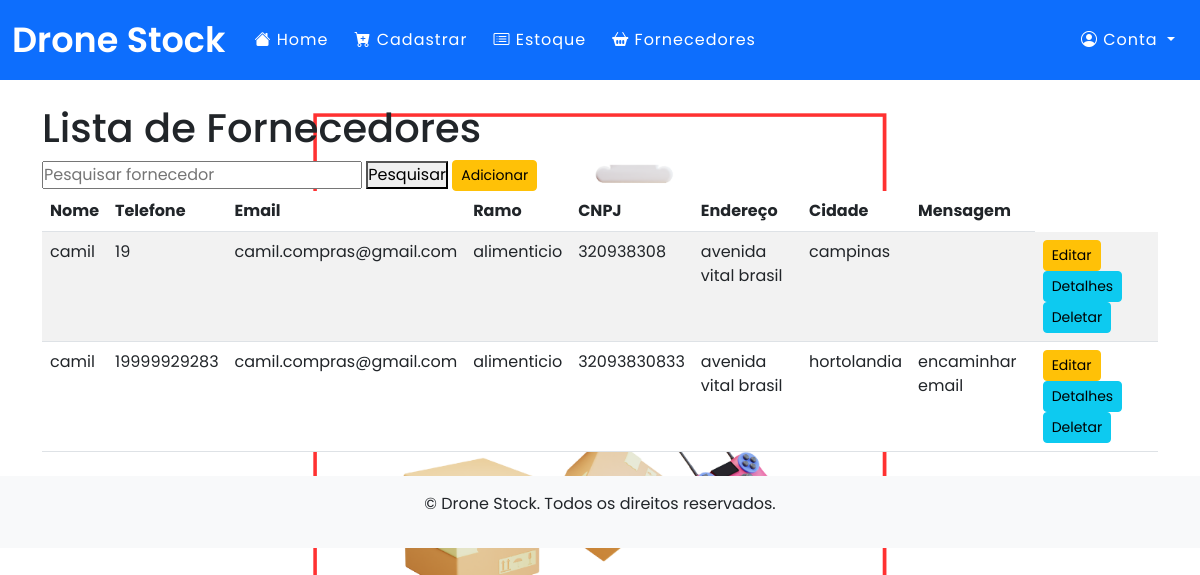
Page /fornecedora/lista/ on the earlier database version.
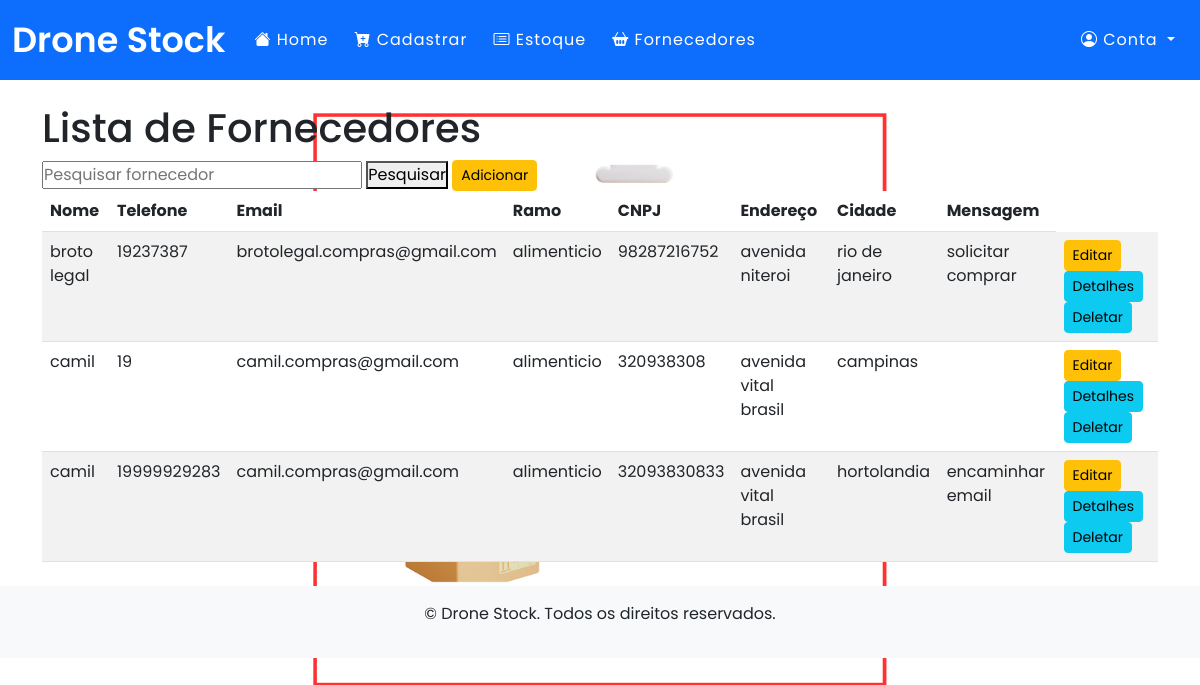
Same page on the later database version.
### app/models.py (models this page shows)
class Fornecedora(db.Model):
    __tablename__ = "fornecedora"
    id = db.Column(db.Integer, primary_key=True, autoincrement=True)
    nome = db.Column(db.String(100), nullable=False)
    telefone = db.Column(db.Integer, nullable=False)
    email = db.Column(db.String(100), nullable=False)
    ramo = db.Column(db.String(100), nullable=True)
    cnpj = db.Column(db.Integer,nullable=False)
    endereco = db.Column(db.String(100), nullable=False)
    cidade = db.Column(db.String(100), nullable=False)
    mensagem = db.Column(db.String(500), nullable=True)

### app/routes.py (the view)
@app.route('/fornecedora/lista/')
def fornecedora_lista():
    pesquisa = request.args.get('pesquisa', '')
    dados = Fornecedora.query.order_by('nome')
    if pesquisa:
        dados = dados.filter_by(nome=pesquisa)
    context = {'dados': dados.all()}
    for linha in dados:
        print(linha.nome)
        print(linha.telefone)
        print(linha. email)
        print(linha.ramo)
        print(linha.cnpj)
        print(linha.endereco)
        print(linha.cidade)
        print(linha.mensagem)
    return render_template('fornecedores.html', pesquisa=pesquisa, fornecedores=dados)

### app/templates/fornecedores.html
{% extends "base.html" %}
{% block content %}
<h1>Lista de Fornecedores</h1>
<form method="GET" action="{{ url_for('fornecedora_lista') }}">
    <input type="text" name="pesquisa" value="{{ pesquisa }}" placeholder="Pesquisar fornecedor">
    <button type="submit">Pesquisar</button>
    <a href="{{ url_for('fornecedora_nova') }}" class="btn btn-warning btn-sm">Adicionar</a>
</form>
<table class="table table-striped">
    <thead>
        <tr>
            <th>Nome</th>
            <th>Telefone</th>
            <th>Email</th>
            <th>Ramo</th>
            <th>CNPJ</th>
            <th>Endereço</th>
            <th>Cidade</th>
            <th>Mensagem</th>
        </tr>
    </thead>
    <tbody>
        {% for fornecedor in fornecedores %}
        <tr>
            <td>{{ fornecedor.nome }}</td>
            <td>{{ fornecedor.telefone }}</td>
            <td>{{ fornecedor.email }}</td>
            <td>{{ fornecedor.ramo }}</td>
            <td>{{ fornecedor.cnpj }}</td>
            <td>{{ fornecedor.endereco }}</td>
            <td>{{ fornecedor.cidade }}</td>
            <td>{{ fornecedor.mensagem }}</td>
            <td>
                <a href="{{ url_for('editar_fornecedora', id=fornecedor.id) }}" class="btn btn-warning btn-sm">Editar</a>
                <a href="{{ url_for('vizualizar_fornecedora', id=fornecedor.id) }}" class="btn btn-info btn-sm">Detalhes</a>
                <a href="{{ url_for('deletar_fornecedora', id=fornecedor.id) }}" class="btn btn-info btn-sm">Deletar</a>
            </td>
        </tr>
        {% else %}
        <tr>
            <td colspan="8">Nenhum fornecedor encontrado.</td>
        </tr>
        {% endfor %}
    </tbody>
</table>
{% endblock %}

### app/templates/base.html (shortened to what this page needs)
<!doctype html>
<html lang="pt-br">
  <head>
    <link href="https://cdn.jsdelivr.net/npm/bootstrap@5.3.0/dist/css/bootstrap.min.css" rel="stylesheet">
    <link href="https://cdn.jsdelivr.net/npm/bootstrap-icons/font/bootstrap-icons.css" rel="stylesheet">
    <link rel="stylesheet" href="{{ url_for('static', filename='css/custom.css') }}"/>
  </head>
  <body>
    <nav class="navbar navbar-expand-lg navbar-dark bg-primary">
      <div class="container-fluid">
        <a class="navbar-brand logo text-white" href="#">Drone Stock</a>
        <div class="collapse navbar-collapse" id="navbarNav">
          <ul class="navbar-nav me-auto">
            <li class="nav-item">
              <a class="nav-link text-white" href="{{ url_for('homepage') }}"><i class="bi bi-house-fill"></i> Home</a>
            </li>
            <li class="nav-item">
              <a class="nav-link text-white" href="{{ url_for('cadastrar_novo') }}"><i class="bi bi-cart-plus-fill"></i> Cadastrar</a>
            </li>
            <li class="nav-item">
              <a class="nav-link text-white" href="{{ url_for('estoque_lista') }}"><i class="bi bi-card-list"></i> Estoque</a>
            </li>
            <li class="nav-item">
              <a class="nav-link text-white" href="{{ url_for('fornecedora_lista') }}"><i class="bi bi-basket2-fill"></i> Fornecedores</a>
            </li>
          </ul>
          <ul class="navbar-nav">
            <li class="nav-item dropdown">
              <a class="nav-link dropdown-toggle text-white" href="#" id="userDropdown" role="button" data-bs-toggle="dropdown" aria-expanded="false">
                <i class="bi bi-person-circle"></i> Conta
              </a>
            </li>
          </ul>
        </div>
      </div>
    </nav>
    <main id="main" class="container my-4">
      {% block content %}
      {% endblock %}
    </main>
    <footer class="bg-light text-center py-3 mt-4">
      <p>&copy; {{ current_year }} Drone Stock. Todos os direitos reservados.</p>
    </footer>
  </body>
</html>

### app/static/css/custom.css (style rules this page uses)
* { margin: 0; padding: 0; box-sizing: border-box; font-family: 'Poppins', sans-serif; }
nav { display: flex; height: 80px; width: 100%; background-color: #01282e; align-items: center; justify-content: space-between; padding: 0 50px 0 100px; flex-wrap: wrap; }
body { background-image: url("/static/images/dronestock.png"); background-size: cover; background-position: center; background-repeat: no-repeat; background-attachment: fixed; }
nav .logo { color: white; font-size: 35px; font-weight: 600; }
nav ul { display: flex; flex-wrap: wrap; list-style: none; }
nav ul li { margin: 0 5px; }
nav ul li a { color: #f2f2f2; text-decoration: none; font-size: 18px; font-weight: 500; padding: 8px 15px; border-radius: 5px; letter-spacing: 1px; transition: all 0.3s ease; }

Differences in the rows shown:
added Fornecedora: nome "broto legal", telefone "19237387", email "brotolegal.compras@gmail.com", ramo "alimenticio", cnpj "98287216752", endereco "avenida niteroi", cidade "rio de janeiro", mensagem "solicitar comprar"
